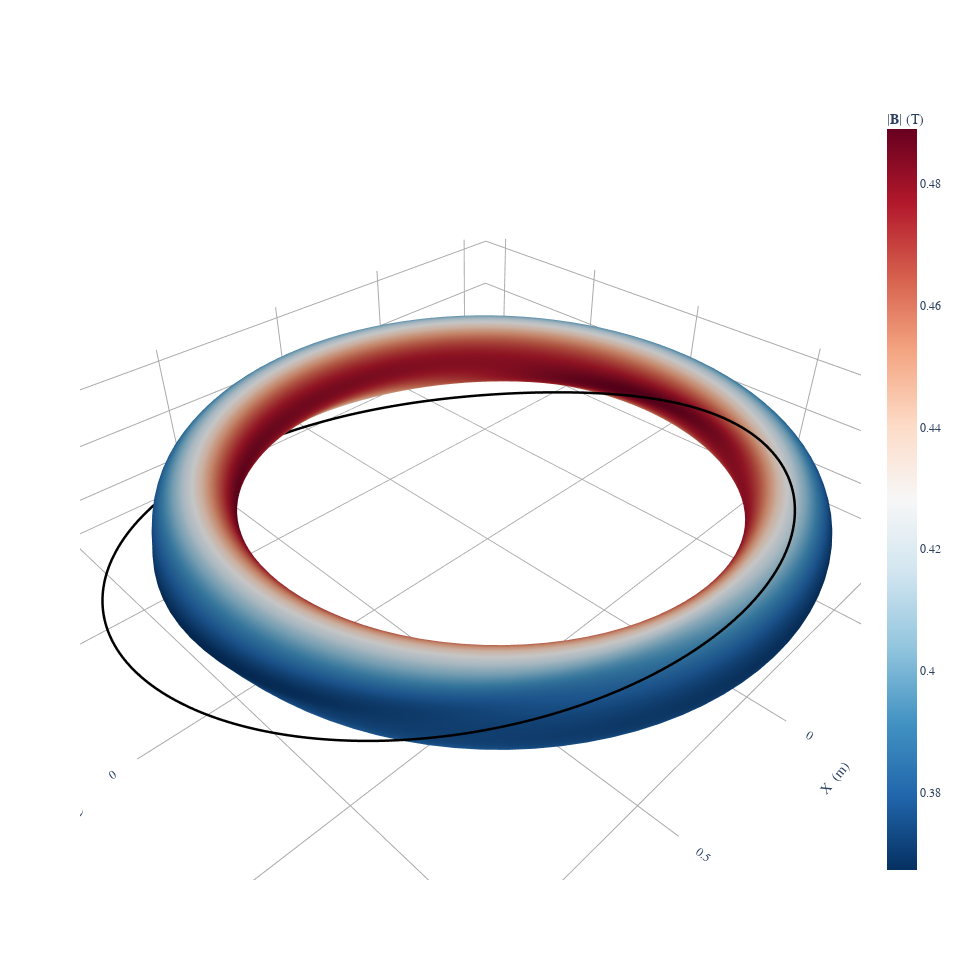

Notebook code cell kept with this figure:
### Code cell
fig = plot_coils(umbilic_coil)
plot_3d(eq, "|B|", fig=fig)

### Figure 1 — Plotly figure (JSON) as saved in the notebook; plotly's stock layout.template omitted (floating-point values rounded to 4 significant figures; data arrays with more than 128 entries replaced by an {"elided": "..."} marker saying what was removed)
{"data": [{"hovertext": "Current = -2100.0 (A)", "line": {"color": "black", "dash": "solid", "width": 5}, "marker": {"opacity": 0, "size": 0}, "name": "CoilSet[0]", "showlegend": false, "type": "scatter3d", "x": {"elided": "801 float values"}, "y": {"elided": "801 float values"}, "z": {"elided": "801 float values"}}, {"colorbar": {"title": {"text": "|𝐁| (T)"}}, "colorscale": [[0, "rgb(5,48,97)"], [0.1, "rgb(33,102,172)"], [0.2, "rgb(67,147,195)"], [0.3, "rgb(146,197,222)"], [0.4, "rgb(209,229,240)"], [0.5, "rgb(247,247,247)"], [0.6, "rgb(253,219,199)"], [0.7, "rgb(244,165,130)"], [0.8, "rgb(214,96,77)"], [0.9, "rgb(178,24,43)"], [1, "rgb(103,0,31)"]], "flatshading": true, "i": {"elided": "20200 int values"}, "intensity": {"elided": "10201 float values"}, "j": {"elided": "20200 int values"}, "k": {"elided": "20200 int values"}, "name": "|𝐁| (T)", "opacity": 1, "showscale": true, "type": "mesh3d", "x": {"elided": "10201 float values"}, "y": {"elided": "10201 float values"}, "z": {"elided": "10201 float values"}}], "layout": {"font": {"family": "Times"}, "height": 960.2, "scene": {"aspectmode": "data", "xaxis": {"backgroundcolor": "white", "gridcolor": "darkgrey", "showbackground": false, "showgrid": true, "showticklabels": true, "title": {"text": "X  (m)"}, "zeroline": true, "zerolinecolor": "darkgrey"}, "yaxis": {"backgroundcolor": "white", "gridcolor": "darkgrey", "showbackground": false, "showgrid": true, "showticklabels": true, "title": {"text": "Y  (m)"}, "zeroline": true, "zerolinecolor": "darkgrey"}, "zaxis": {"backgroundcolor": "white", "gridcolor": "darkgrey", "showbackground": false, "showgrid": true, "showticklabels": true, "title": {"text": "Z  (m)"}, "zeroline": true, "zerolinecolor": "darkgrey"}}, "title": {"text": "", "x": 0.5, "xanchor": "center", "y": 0.9, "yanchor": "top"}, "width": 960.2}}
